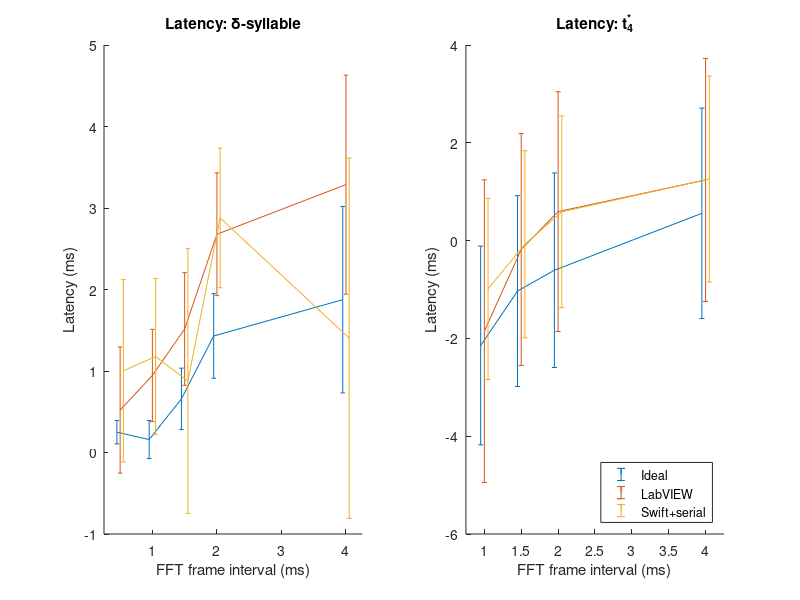
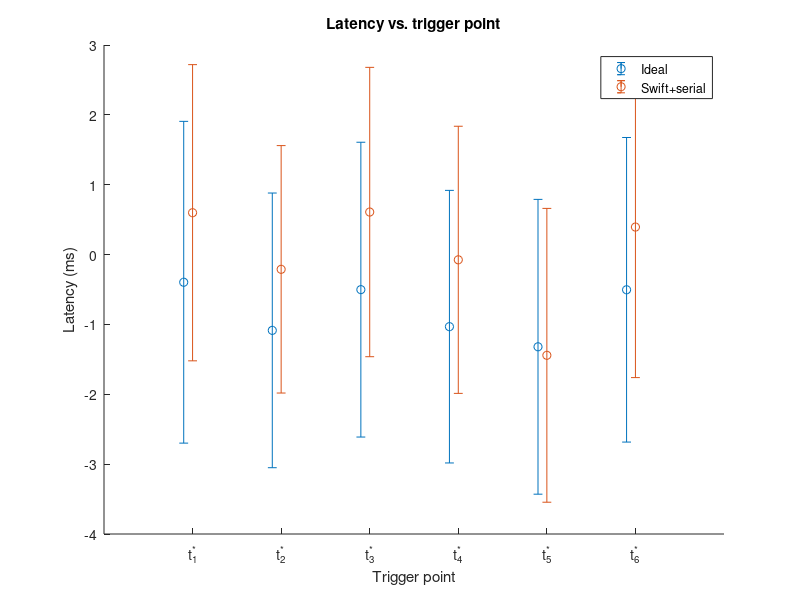
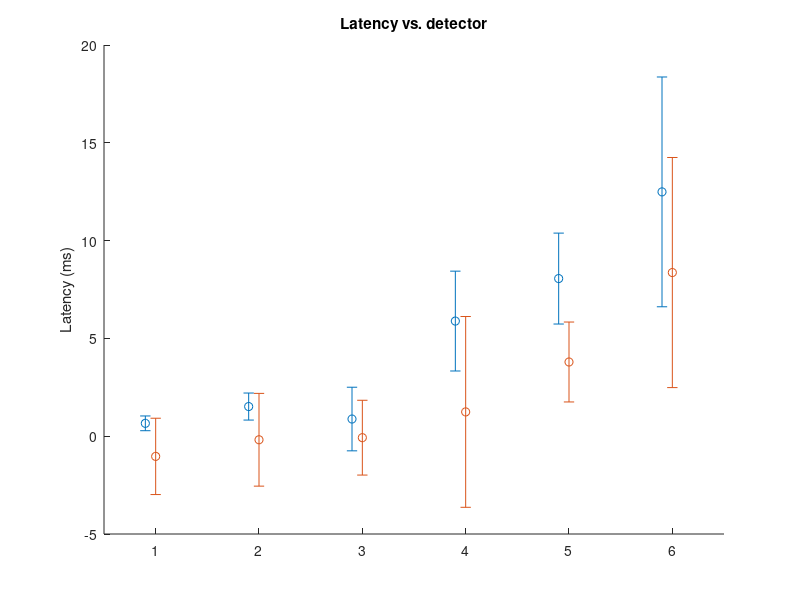

Reproduce these figures in MATLAB, in order. (Note: this script raises an error after producing the figures.)
JITTERSD = true;

%% TIMING vs. FRAMESIZE


framesize = [0.5 1 1.5 2 4];
latencies_legend = {'Ideal', 'LabVIEW', 'Swift+serial'};
latencies_delta = [ 0.249 0.159 0.658 1.43 1.875;
    0.521 0.945 1.516 2.678 3.287;
    1.003 1.177 0.878 2.878 1.403];
jitters_delta = [ 0.143 0.233 0.377 0.519 1.144;
    0.774 0.566 0.691 0.753 1.344;
    1.119 0.958 1.626 0.857 2.211];

latencies_lny64_300 = [NaN -2.145 -1.032 -0.606 0.558;
    NaN -1.852 -0.182 0.593 1.24;
    NaN -0.988 -0.075 0.588 1.259];
jitters_lny64_300 = [NaN 2.032 1.951 1.989 2.152;
    NaN 3.094 2.371 2.451 2.485;
    NaN 1.852 1.912 1.960 2.105];


figure(1);
if JITTERSD
    subplot(1,2,1);
    cla;
    hold on;
    for i = 1:length(latencies_legend)
        errorbar(framesize+0.05*(i-2), latencies_delta(i,:), jitters_delta(i,:));
    end
    hold off;
    title('Latency: \delta-syllable');
    xlabel('FFT frame interval (ms)');
    ylabel('Latency (ms)');
    set(gca, 'xlim', [0.25 4.25]);
    legend off

    subplot(1,2,2);
    cla;
    hold on;
    for i = 1:length(latencies_legend)
        errorbar(framesize+0.05*(i-2), latencies_lny64_300(i,:), jitters_lny64_300(i,:));
    end
    hold off;
    title('Latency: t^*_4');
    xlabel('FFT frame interval (ms)');
    ylabel('Latency (ms)');
    set(gca, 'xlim', [0.75 4.25]);
    legend(latencies_legend, 'Location', 'SouthEast');


else
    subplot(2,2,1);
    plot(framesize, latencies_delta);
    title('Latency: \delta-syllable');
    xlabel('FFT frame interval (ms)');
    ylabel('Latency (ms)');
    l = get(gca, 'YLim');
    l(1) = 0;
    set(gca, 'YLim', l);
    l = get(gca, 'XLim');
    l(1) = 0;
    set(gca, 'XLim', l);

    legend(latencies_legend, 'Location', 'SouthEast');

    subplot(2,2,2);
    plot(framesize, jitters_delta);
    title('Jitter: \delta-syllable');
    xlabel('FFT frame interval (ms)');
    ylabel('Jitter (ms)');
    l = get(gca, 'YLim');
    l(1) = 0;
    set(gca, 'YLim', l);
    l = get(gca, 'XLim');
    l(1) = 0;
    set(gca, 'XLim', l);
    
    subplot(2,2,3);
    plot(framesize, latencies_lny64_300);
    title('Latency: syllable at 300ms');
    xlabel('FFT frame interval (ms)');
    ylabel('Latency (ms)');
    %l = get(gca, 'YLim');
    %l(1) = 0;
    %set(gca, 'YLim', l);
    l = get(gca, 'XLim');
    l(1) = 0;
    set(gca, 'XLim', l);
    
    subplot(2,2,4);
    plot(framesize, jitters_lny64_300);
    title('Jitter: syllable at 300ms');
    xlabel('FFT frame interval (ms)');
    ylabel('Jitter (ms)');
    l = get(gca, 'YLim');
    l(1) = 0;
    set(gca, 'YLim', l);
    l = get(gca, 'XLim');
    l(1) = 0;
    set(gca, 'XLim', l);
end


%% TIMING vs. SYLLABLE

syllables = [ 150:50:400 ];

% ideal; swift+serial
legend_syl = {'Ideal', 'Swift+serial'};
xticl = {'t^*_1', 't^*_2', 't^*_3', 't^*_4', 't^*_5', 't^*_6'};
latencies_syl = [ -0.396 -1.085 -0.502 -1.032 -1.32 -0.504;
    0.599 -0.211 0.609 -0.075 -1.442 0.394];
jitters_syl = [ 2.303 1.966 2.110 1.951 2.110 2.180;
    2.120 1.771 2.071 1.912 2.103 2.155];

figure(2);

if JITTERSD
    subplot(1,1,1);
    cla;
    hold on;
    for i = 1:length(legend_syl)
        errorbar(syllables+5*(i-2), latencies_syl(i,:), jitters_syl(i,:), 'o');
    end
    hold off;
    title('Latency vs. trigger point');
    xlabel('Trigger point');
    ylabel('Latency (ms)');
    set(gca, 'xtick', syllables, 'xticklabel', xticl);
    legend(legend_syl, 'Location', 'NorthEast');
else
    subplot(1,2,1);
    plot(syllables, latencies_syl, 'o');
    title('Latency vs. test syllable');
    xlabel('Syllable @t (ms)');
    ylabel('Latency (ms)');
    l = get(gca, 'YLim') + [-0.5 0.5];
    set(gca, 'YLim', l);
    l = get(gca, 'XLim') + [-20 20];
    set(gca, 'XLim', l);
    legend(legend_syl, 'Location', 'NorthEast');
    
    
    subplot(1,2,2);
    plot(syllables, jitters_syl, 'o');
    title('Jitter vs. test syllable');
    xlabel('Syllable @t (ms)');
    ylabel('Jitter (ms)');
    l = get(gca, 'YLim') + [-0.05 0.05];
    set(gca, 'YLim', l);
    l = get(gca, 'XLim') + [-20 20];
    set(gca, 'XLim', l);
end

latencies_mean = mean(latencies_syl')
latencies_std = std(latencies_syl')
latencies_ste95 = 1.96 * latencies_std / sqrt(length(syllables))
jitters_mean = mean(jitters_syl')
jitters_std = std(jitters_syl')
jitters_ste95 = 1.96 * jitters_std / sqrt(length(syllables))


%% TIMING vs. DETECTOR

% delta; bird
legend_det = {'\delta-syllable', 'Trigger t^*_4'};
detectors = {'Ideal', 'LabVIEW','Swift+serial','Swift+audio','MATLAB+serial','MATLAB+audio'};
latencies_det = [ 0.658 1.516 0.878 5.886 8.059 12.491;
    -1.032 -0.182 -0.075 1.242 3.794 8.367];
jitters_det = [ 0.377 0.691 1.626 2.552 2.324 5.874;
    1.951 2.371 1.912 4.877 2.043 5.882];

detectors_num = 1:length(detectors);

figure(3);

if JITTERSD
    subplot(1,1,1);
    cla;
    hold on;
    for i = 1:length(legend_det)
        errorbar(detectors_num+0.1*(i-2), latencies_det(i,:), jitters_det(i,:), 'o');
    end
    title('Latency vs. detector');
    ylabel('Latency (ms)');
    set(gca, 'XLim', [detectors_num(1)-0.5 detectors_num(end)+0.5]);
    xticklabel_rotate(detectors_num, 30, detectors);
    legend(legend_det, 'Location', 'NorthWest');
else
    
    subplot(1,2,1);
    plot(detectors_num, latencies_det, 'o');
    title('Latency vs. detector');
    ylabel('Latency (ms)');
    set(gca, 'XLim', [detectors_num(1)-0.5 detectors_num(end)+0.5]);
    xticklabel_rotate(detectors_num, 45, detectors);
    legend(legend_det, 'Location', 'NorthWest');
    
    
    subplot(1,2,2);
    plot(detectors_num, jitters_det, 'o');
    title('Jitter vs. detector');
    ylabel('Jitter (ms)');
    set(gca, 'XLim', [detectors_num(1)-0.5 detectors_num(end)+0.5]);
    xticklabel_rotate(detectors_num, 45, detectors);
end
